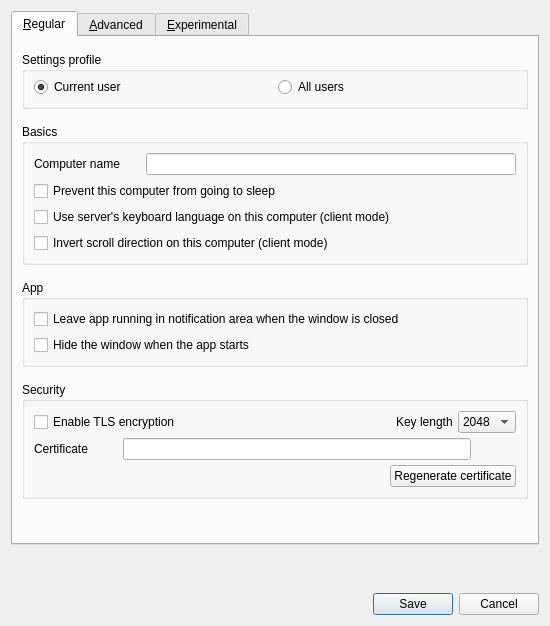
<?xml version="1.0" encoding="UTF-8"?>
<ui version="4.0">
 <class>SettingsDialogBase</class>
 <widget class="QDialog" name="SettingsDialogBase">
  <property name="geometry">
   <rect>
    <x>0</x>
    <y>0</y>
    <width>550</width>
    <height>626</height>
   </rect>
  </property>
  <property name="sizePolicy">
   <sizepolicy hsizetype="Preferred" vsizetype="Expanding">
    <horstretch>0</horstretch>
    <verstretch>0</verstretch>
   </sizepolicy>
  </property>
  <property name="windowTitle">
   <string>Preferences</string>
  </property>
  <layout class="QVBoxLayout" name="verticalLayout_9">
   <property name="spacing">
    <number>15</number>
   </property>
   <item alignment="Qt::AlignTop">
    <widget class="QTabWidget" name="m_pTabWidget">
     <property name="tabPosition">
      <enum>QTabWidget::North</enum>
     </property>
     <property name="currentIndex">
      <number>0</number>
     </property>
     <widget class="QWidget" name="m_pTabRegular">
      <attribute name="title">
       <string>&amp;Regular</string>
      </attribute>
      <layout class="QVBoxLayout" name="verticalLayout_3">
       <property name="spacing">
        <number>15</number>
       </property>
       <property name="topMargin">
        <number>15</number>
       </property>
       <item alignment="Qt::AlignTop">
        <widget class="QGroupBox" name="m_pGroupScope">
         <property name="title">
          <string>Settings profile</string>
         </property>
         <layout class="QGridLayout" name="gridLayout_2">
          <property name="topMargin">
           <number>5</number>
          </property>
          <item row="0" column="1">
           <widget class="QRadioButton" name="m_pRadioSystemScope">
            <property name="text">
             <string>All users</string>
            </property>
            <property name="checked">
             <bool>false</bool>
            </property>
           </widget>
          </item>
          <item row="0" column="0">
           <widget class="QRadioButton" name="m_pRadioUserScope">
            <property name="text">
             <string>Current user</string>
            </property>
            <property name="checked">
             <bool>true</bool>
            </property>
           </widget>
          </item>
         </layout>
        </widget>
       </item>
       <item alignment="Qt::AlignTop">
        <widget class="QGroupBox" name="m_pGroupBasics">
         <property name="title">
          <string>Basics</string>
         </property>
         <layout class="QVBoxLayout" name="verticalLayout_2">
          <item>
           <layout class="QHBoxLayout" name="horizontalLayout">
            <item>
             <widget class="QLabel" name="m_pLabelComputerName">
              <property name="sizePolicy">
               <sizepolicy hsizetype="Preferred" vsizetype="Fixed">
                <horstretch>0</horstretch>
                <verstretch>0</verstretch>
               </sizepolicy>
              </property>
              <property name="minimumSize">
               <size>
                <width>75</width>
                <height>0</height>
               </size>
              </property>
              <property name="text">
               <string>Computer name</string>
              </property>
             </widget>
            </item>
            <item>
             <spacer name="horizontalSpacer">
              <property name="orientation">
               <enum>Qt::Horizontal</enum>
              </property>
              <property name="sizeType">
               <enum>QSizePolicy::Maximum</enum>
              </property>
              <property name="sizeHint" stdset="0">
               <size>
                <width>20</width>
                <height>20</height>
               </size>
              </property>
             </spacer>
            </item>
            <item>
             <widget class="QLineEdit" name="m_pLineEditScreenName">
              <property name="enabled">
               <bool>true</bool>
              </property>
              <property name="maxLength">
               <number>255</number>
              </property>
             </widget>
            </item>
           </layout>
          </item>
          <item>
           <widget class="QCheckBox" name="m_pCheckBoxPreventSleep">
            <property name="text">
             <string>Prevent this computer from going to sleep</string>
            </property>
           </widget>
          </item>
          <item>
           <widget class="QCheckBox" name="m_pCheckBoxLanguageSync">
            <property name="text">
             <string>Use server's keyboard language on this computer (client mode)</string>
            </property>
           </widget>
          </item>
          <item>
           <widget class="QCheckBox" name="m_pCheckBoxScrollDirection">
            <property name="text">
             <string>Invert scroll direction on this computer (client mode)</string>
            </property>
           </widget>
          </item>
         </layout>
        </widget>
       </item>
       <item alignment="Qt::AlignTop">
        <widget class="QGroupBox" name="m_pGroupApp">
         <property name="title">
          <string>App</string>
         </property>
         <layout class="QVBoxLayout" name="verticalLayout_5">
          <item>
           <widget class="QCheckBox" name="m_pCheckBoxCloseToTray">
            <property name="text">
             <string>Leave app running in notification area when the window is closed</string>
            </property>
           </widget>
          </item>
          <item>
           <widget class="QCheckBox" name="m_pCheckBoxAutoHide">
            <property name="text">
             <string>Hide the window when the app starts</string>
            </property>
           </widget>
          </item>
         </layout>
        </widget>
       </item>
       <item alignment="Qt::AlignTop">
        <widget class="QGroupBox" name="m_pGroupSecurity">
         <property name="title">
          <string>Security</string>
         </property>
         <layout class="QVBoxLayout" name="verticalLayout">
          <property name="spacing">
           <number>5</number>
          </property>
          <property name="topMargin">
           <number>9</number>
          </property>
          <property name="bottomMargin">
           <number>9</number>
          </property>
          <item>
           <layout class="QHBoxLayout" name="horizontalLayout_5">
            <property name="topMargin">
             <number>0</number>
            </property>
            <item>
             <widget class="QCheckBox" name="m_pCheckBoxEnableTls">
              <property name="enabled">
               <bool>true</bool>
              </property>
              <property name="text">
               <string>Enable TLS encryption</string>
              </property>
             </widget>
            </item>
            <item>
             <spacer name="horizontalSpacer_2">
              <property name="orientation">
               <enum>Qt::Horizontal</enum>
              </property>
              <property name="sizeHint" stdset="0">
               <size>
                <width>40</width>
                <height>20</height>
               </size>
              </property>
             </spacer>
            </item>
            <item>
             <widget class="QLabel" name="m_pLabelTlsKeyLength">
              <property name="sizePolicy">
               <sizepolicy hsizetype="Preferred" vsizetype="Fixed">
                <horstretch>0</horstretch>
                <verstretch>0</verstretch>
               </sizepolicy>
              </property>
              <property name="text">
               <string>Key length</string>
              </property>
             </widget>
            </item>
            <item>
             <widget class="QComboBox" name="m_pComboBoxTlsKeyLength">
              <item>
               <property name="text">
                <string>2048</string>
               </property>
              </item>
              <item>
               <property name="text">
                <string>4096</string>
               </property>
              </item>
             </widget>
            </item>
           </layout>
          </item>
          <item>
           <layout class="QHBoxLayout" name="horizontalLayout_6">
            <property name="topMargin">
             <number>0</number>
            </property>
            <item>
             <widget class="QLabel" name="m_pLabelTlsCert">
              <property name="sizePolicy">
               <sizepolicy hsizetype="Preferred" vsizetype="Fixed">
                <horstretch>0</horstretch>
                <verstretch>0</verstretch>
               </sizepolicy>
              </property>
              <property name="text">
               <string>Certificate</string>
              </property>
             </widget>
            </item>
            <item>
             <spacer name="horizontalSpacer_3">
              <property name="orientation">
               <enum>Qt::Horizontal</enum>
              </property>
              <property name="sizeType">
               <enum>QSizePolicy::Minimum</enum>
              </property>
              <property name="sizeHint" stdset="0">
               <size>
                <width>30</width>
                <height>20</height>
               </size>
              </property>
             </spacer>
            </item>
            <item>
             <widget class="QLineEdit" name="m_pLineEditTlsCertPath">
              <property name="minimumSize">
               <size>
                <width>0</width>
                <height>0</height>
               </size>
              </property>
             </widget>
            </item>
            <item>
             <widget class="QPushButton" name="m_pPushButtonTlsCertPath">
              <property name="cursor">
               <cursorShape>PointingHandCursor</cursorShape>
              </property>
              <property name="text">
               <string/>
              </property>
              <property name="icon">
               <iconset resource="../../../../../res/gui/app.qrc">
                <normaloff>:/icons/64x64/folder.png</normaloff>:/icons/64x64/folder.png</iconset>
              </property>
              <property name="iconSize">
               <size>
                <width>20</width>
                <height>13</height>
               </size>
              </property>
              <property name="flat">
               <bool>true</bool>
              </property>
             </widget>
            </item>
           </layout>
          </item>
          <item>
           <layout class="QHBoxLayout" name="horizontalLayout_7">
            <property name="topMargin">
             <number>0</number>
            </property>
            <item>
             <spacer name="horizontalSpacer_4">
              <property name="orientation">
               <enum>Qt::Horizontal</enum>
              </property>
              <property name="sizeHint" stdset="0">
               <size>
                <width>40</width>
                <height>20</height>
               </size>
              </property>
             </spacer>
            </item>
            <item>
             <widget class="QPushButton" name="m_pPushButtonTlsRegenCert">
              <property name="text">
               <string>Regenerate certificate</string>
              </property>
             </widget>
            </item>
           </layout>
          </item>
         </layout>
        </widget>
       </item>
       <item>
        <spacer name="verticalSpacer">
         <property name="orientation">
          <enum>Qt::Vertical</enum>
         </property>
         <property name="sizeHint" stdset="0">
          <size>
           <width>20</width>
           <height>40</height>
          </size>
         </property>
        </spacer>
       </item>
      </layout>
     </widget>
     <widget class="QWidget" name="m_pTabAdvanced">
      <attribute name="title">
       <string>&amp;Advanced</string>
      </attribute>
      <layout class="QVBoxLayout" name="verticalLayout_8">
       <property name="spacing">
        <number>15</number>
       </property>
       <property name="topMargin">
        <number>15</number>
       </property>
       <item alignment="Qt::AlignTop">
        <widget class="QGroupBox" name="m_pGroupNetworking">
         <property name="title">
          <string>Networking</string>
         </property>
         <layout class="QVBoxLayout" name="verticalLayout_4">
          <item>
           <layout class="QHBoxLayout" name="horizontalLayout_2">
            <property name="topMargin">
             <number>0</number>
            </property>
            <item>
             <widget class="QLabel" name="m_pLabel_20">
              <property name="sizePolicy">
               <sizepolicy hsizetype="Preferred" vsizetype="Fixed">
                <horstretch>0</horstretch>
                <verstretch>0</verstretch>
               </sizepolicy>
              </property>
              <property name="text">
               <string>Port</string>
              </property>
             </widget>
            </item>
            <item>
             <widget class="QSpinBox" name="m_pSpinBoxPort">
              <property name="enabled">
               <bool>true</bool>
              </property>
              <property name="sizePolicy">
               <sizepolicy hsizetype="MinimumExpanding" vsizetype="Fixed">
                <horstretch>0</horstretch>
                <verstretch>0</verstretch>
               </sizepolicy>
              </property>
              <property name="maximum">
               <number>65535</number>
              </property>
              <property name="value">
               <number>24800</number>
              </property>
             </widget>
            </item>
            <item>
             <widget class="QLabel" name="m_pLabel_21">
              <property name="sizePolicy">
               <sizepolicy hsizetype="Preferred" vsizetype="Fixed">
                <horstretch>0</horstretch>
                <verstretch>0</verstretch>
               </sizepolicy>
              </property>
              <property name="text">
               <string>Network IP</string>
              </property>
             </widget>
            </item>
            <item>
             <widget class="QLineEdit" name="m_pLineEditInterface">
              <property name="enabled">
               <bool>true</bool>
              </property>
             </widget>
            </item>
           </layout>
          </item>
         </layout>
        </widget>
       </item>
       <item alignment="Qt::AlignTop">
        <widget class="QGroupBox" name="m_pGroupLogs">
         <property name="title">
          <string>Logs</string>
         </property>
         <layout class="QGridLayout" name="gridLayout">
          <property name="topMargin">
           <number>15</number>
          </property>
          <property name="bottomMargin">
           <number>15</number>
          </property>
          <property name="verticalSpacing">
           <number>7</number>
          </property>
          <item row="0" column="1">
           <spacer name="horizontalSpacer_5">
            <property name="orientation">
             <enum>Qt::Horizontal</enum>
            </property>
            <property name="sizeHint" stdset="0">
             <size>
              <width>40</width>
              <height>20</height>
             </size>
            </property>
           </spacer>
          </item>
          <item row="0" column="0">
           <widget class="QCheckBox" name="m_pCheckBoxLogToFile">
            <property name="text">
             <string>Log to file</string>
            </property>
           </widget>
          </item>
          <item row="0" column="3">
           <widget class="QComboBox" name="m_pComboLogLevel">
            <item>
             <property name="text">
              <string>Info</string>
             </property>
            </item>
            <item>
             <property name="text">
              <string>Debug</string>
             </property>
            </item>
            <item>
             <property name="text">
              <string>Debug1</string>
             </property>
            </item>
            <item>
             <property name="text">
              <string>Debug2</string>
             </property>
            </item>
           </widget>
          </item>
          <item row="0" column="2">
           <widget class="QLabel" name="m_pLabel_3">
            <property name="sizePolicy">
             <sizepolicy hsizetype="Preferred" vsizetype="Fixed">
              <horstretch>0</horstretch>
              <verstretch>0</verstretch>
             </sizepolicy>
            </property>
            <property name="minimumSize">
             <size>
              <width>0</width>
              <height>0</height>
             </size>
            </property>
            <property name="text">
             <string>Level</string>
            </property>
           </widget>
          </item>
          <item row="1" column="0" colspan="4">
           <layout class="QHBoxLayout" name="horizontalLayout_4">
            <property name="spacing">
             <number>3</number>
            </property>
            <property name="topMargin">
             <number>0</number>
            </property>
            <item>
             <widget class="QLabel" name="m_pLabelLogPath">
              <property name="sizePolicy">
               <sizepolicy hsizetype="Preferred" vsizetype="Fixed">
                <horstretch>0</horstretch>
                <verstretch>0</verstretch>
               </sizepolicy>
              </property>
              <property name="text">
               <string>Log path</string>
              </property>
             </widget>
            </item>
            <item>
             <spacer name="horizontalSpacer_7">
              <property name="orientation">
               <enum>Qt::Horizontal</enum>
              </property>
              <property name="sizeType">
               <enum>QSizePolicy::Minimum</enum>
              </property>
              <property name="sizeHint" stdset="0">
               <size>
                <width>30</width>
                <height>20</height>
               </size>
              </property>
             </spacer>
            </item>
            <item>
             <widget class="QLineEdit" name="m_pLineEditLogFilename">
              <property name="enabled">
               <bool>false</bool>
              </property>
              <property name="sizePolicy">
               <sizepolicy hsizetype="Expanding" vsizetype="Fixed">
                <horstretch>0</horstretch>
                <verstretch>0</verstretch>
               </sizepolicy>
              </property>
             </widget>
            </item>
            <item>
             <widget class="QPushButton" name="m_pButtonBrowseLog">
              <property name="enabled">
               <bool>false</bool>
              </property>
              <property name="cursor">
               <cursorShape>PointingHandCursor</cursorShape>
              </property>
              <property name="text">
               <string/>
              </property>
              <property name="icon">
               <iconset resource="../../../../../res/gui/app.qrc">
                <normaloff>:/icons/64x64/folder.png</normaloff>:/icons/64x64/folder.png</iconset>
              </property>
              <property name="iconSize">
               <size>
                <width>20</width>
                <height>13</height>
               </size>
              </property>
              <property name="flat">
               <bool>true</bool>
              </property>
             </widget>
            </item>
           </layout>
          </item>
         </layout>
        </widget>
       </item>
       <item alignment="Qt::AlignTop">
        <widget class="QGroupBox" name="m_pGroupService">
         <property name="sizePolicy">
          <sizepolicy hsizetype="Preferred" vsizetype="Expanding">
           <horstretch>0</horstretch>
           <verstretch>0</verstretch>
          </sizepolicy>
         </property>
         <property name="title">
          <string>Service</string>
         </property>
         <layout class="QGridLayout" name="gridLayout_3">
          <item row="1" column="0">
           <layout class="QHBoxLayout" name="horizontalLayout_9">
            <item>
             <widget class="QLabel" name="m_pLabelElevate">
              <property name="sizePolicy">
               <sizepolicy hsizetype="Preferred" vsizetype="Fixed">
                <horstretch>0</horstretch>
                <verstretch>0</verstretch>
               </sizepolicy>
              </property>
              <property name="text">
               <string>Launch with elevated privileges</string>
              </property>
             </widget>
            </item>
            <item>
             <widget class="QComboBox" name="m_pComboElevate">
              <property name="sizePolicy">
               <sizepolicy hsizetype="Preferred" vsizetype="Fixed">
                <horstretch>0</horstretch>
                <verstretch>0</verstretch>
               </sizepolicy>
              </property>
              <property name="minimumSize">
               <size>
                <width>0</width>
                <height>0</height>
               </size>
              </property>
              <property name="toolTip">
               <string>Specify when the Windows background service should run the server or client
                  process at an elevated privilege level.</string>
              </property>
              <property name="whatsThis">
               <string>
                &lt;p&gt;You may want to alter whether or not the privilege level of the server or client 
                  process is automatically changed depending on your use case. In some cases it can help
                  to diagnose or solve some problems related to elevated processes in Windows.&lt;/p&gt;
                &lt;ul&gt;
                  &lt;li&gt;Automatic: Elevate when the window session changes to secure mode&lt;/li&gt;
                  &lt;li&gt;Always elevate: Always run in elevated mode (could be unsafe)&lt;/li&gt;
                  &lt;li&gt;Never elevate: Turn off compatability with login screen and UAC&lt;/li&gt;
                &lt;/ul&gt;
                </string>
              </property>
              <property name="currentIndex">
               <number>0</number>
              </property>
              <item>
               <property name="text">
                <string>Automatic (as needed)</string>
               </property>
              </item>
              <item>
               <property name="text">
                <string>Always elevate</string>
               </property>
              </item>
              <item>
               <property name="text">
                <string>Never elevate</string>
               </property>
              </item>
             </widget>
            </item>
           </layout>
          </item>
          <item row="0" column="0">
           <widget class="QCheckBox" name="m_pCheckBoxServiceEnabled">
            <property name="toolTip">
             <string>Whether to launch the server or client process through the Windows background
                service or direct from the GUI.</string>
            </property>
            <property name="whatsThis">
             <string>
              &lt;p&gt;The background service is only available on Windows.&lt;/p&gt;
              &lt;p&gt;The Windows background service is used to:&lt;/p&gt;
              &lt;ul&gt;
              &lt;li&gt;Start the server or client automatically when the computer starts.&lt;/li&gt;
              &lt;li&gt;Run the server or client in an elevated mode (e.g. on login screen, UAC dialogs, etc).&lt;/li&gt;
              &lt;/ul&gt;
              </string>
            </property>
            <property name="text">
             <string>Use background service (daemon)</string>
            </property>
           </widget>
          </item>
         </layout>
        </widget>
       </item>
       <item>
        <spacer name="verticalSpacer_3">
         <property name="orientation">
          <enum>Qt::Vertical</enum>
         </property>
         <property name="sizeHint" stdset="0">
          <size>
           <width>20</width>
           <height>40</height>
          </size>
         </property>
        </spacer>
       </item>
      </layout>
     </widget>
     <widget class="QWidget" name="m_pTabExperiment">
      <attribute name="title">
       <string>&amp;Experimental</string>
      </attribute>
      <layout class="QVBoxLayout" name="verticalLayout_7">
       <item>
        <widget class="QLabel" name="label">
         <property name="text">
          <string>Experimental features are unstable and should only be used for testing purposes. These features should not be used if stability is important.</string>
         </property>
         <property name="wordWrap">
          <bool>true</bool>
         </property>
        </widget>
       </item>
       <item>
        <widget class="QGroupBox" name="m_pGroupNetworkingExp">
         <property name="title">
          <string/>
         </property>
         <layout class="QVBoxLayout" name="verticalLayout_6">
          <item>
           <widget class="QCheckBox" name="m_pCheckBoxUseLibei">
            <property name="text">
             <string>Use libei for Wayland support if available (Linux)</string>
            </property>
           </widget>
          </item>
          <item>
           <widget class="QCheckBox" name="m_pCheckBoxDragAndDrop">
            <property name="text">
             <string>Drag and drop files between computers (Windows and macOS)</string>
            </property>
           </widget>
          </item>
          <item>
           <widget class="QCheckBox" name="m_pCheckBoxInvertConnection">
            <property name="text">
             <string>Invert server/client TCP connection</string>
            </property>
           </widget>
          </item>
         </layout>
        </widget>
       </item>
       <item>
        <spacer name="verticalSpacer_4">
         <property name="orientation">
          <enum>Qt::Vertical</enum>
         </property>
         <property name="sizeHint" stdset="0">
          <size>
           <width>20</width>
           <height>40</height>
          </size>
         </property>
        </spacer>
       </item>
      </layout>
     </widget>
    </widget>
   </item>
   <item>
    <spacer name="verticalSpacer_2">
     <property name="orientation">
      <enum>Qt::Vertical</enum>
     </property>
     <property name="sizeHint" stdset="0">
      <size>
       <width>20</width>
       <height>40</height>
      </size>
     </property>
    </spacer>
   </item>
   <item>
    <widget class="QDialogButtonBox" name="m_pButtonBox">
     <property name="orientation">
      <enum>Qt::Horizontal</enum>
     </property>
     <property name="standardButtons">
      <set>QDialogButtonBox::Cancel|QDialogButtonBox::Save</set>
     </property>
    </widget>
   </item>
  </layout>
 </widget>
 <tabstops>
  <tabstop>m_pLineEditScreenName</tabstop>
  <tabstop>m_pSpinBoxPort</tabstop>
  <tabstop>m_pLineEditInterface</tabstop>
  <tabstop>m_pCheckBoxEnableTls</tabstop>
  <tabstop>m_pComboBoxTlsKeyLength</tabstop>
  <tabstop>m_pLineEditTlsCertPath</tabstop>
  <tabstop>m_pPushButtonTlsCertPath</tabstop>
  <tabstop>m_pPushButtonTlsRegenCert</tabstop>
  <tabstop>m_pCheckBoxLogToFile</tabstop>
  <tabstop>m_pComboLogLevel</tabstop>
  <tabstop>m_pLineEditLogFilename</tabstop>
  <tabstop>m_pButtonBrowseLog</tabstop>
  <tabstop>m_pRadioUserScope</tabstop>
  <tabstop>m_pRadioSystemScope</tabstop>
  <tabstop>m_pComboElevate</tabstop>
 </tabstops>
 <resources>
  <include location="../../../../../res/gui/app.qrc"/>
  <include location="../../../../../res/gui/app.qrc"/>
 </resources>
 <connections>
  <connection>
   <sender>m_pButtonBox</sender>
   <signal>accepted()</signal>
   <receiver>SettingsDialogBase</receiver>
   <slot>accept()</slot>
   <hints>
    <hint type="sourcelabel">
     <x>266</x>
     <y>340</y>
    </hint>
    <hint type="destinationlabel">
     <x>157</x>
     <y>274</y>
    </hint>
   </hints>
  </connection>
  <connection>
   <sender>m_pButtonBox</sender>
   <signal>rejected()</signal>
   <receiver>SettingsDialogBase</receiver>
   <slot>reject()</slot>
   <hints>
    <hint type="sourcelabel">
     <x>334</x>
     <y>340</y>
    </hint>
    <hint type="destinationlabel">
     <x>286</x>
     <y>274</y>
    </hint>
   </hints>
  </connection>
 </connections>
</ui>
